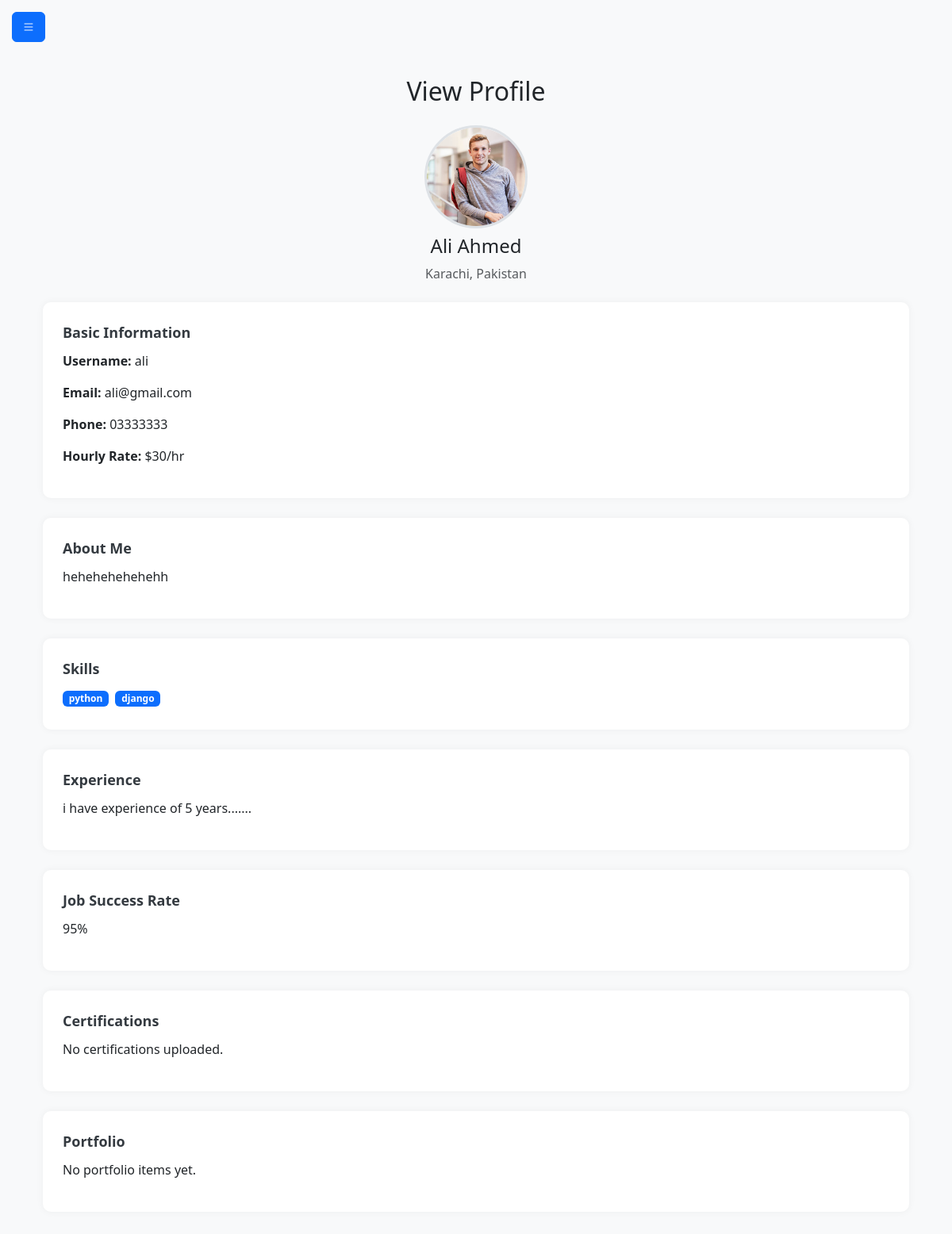
Screenshot of /freelancer_profile_view (signed in) with the database file from the repository.
### freelanceApp/models.py (models this page shows)
class Profile(models.Model):
    user = models.OneToOneField(User, on_delete=models.CASCADE, related_name='profile')
    role = models.CharField(max_length=20, choices=(('freelancer', 'Freelancer'), ('client', 'Client')))
    pfp = models.ImageField(upload_to='pfp/', blank=True, null=True)
    bio = models.TextField(blank=True)
    location = models.CharField(max_length=100, blank=True)
    phone = models.CharField(max_length=15, blank=True)
    is_verified = models.BooleanField(default=False)

class FreelancerProfile(models.Model):
    freelancer_id = models.OneToOneField(User, on_delete=models.CASCADE)
    hourly_rate = models.DecimalField(max_digits=10, decimal_places=2)
    skills = models.CharField(max_length=500)
    portfolio = models.TextField(blank=True)
    Experience = models.TextField(blank=True)
    certifications = models.FileField(upload_to='certificates', max_length=100)
    total_earnings = models.DecimalField(max_digits=12, decimal_places=2, default=0)
    job_success_score = models.DecimalField(max_digits=5, decimal_places=2, default=0)

### freelanceApp/views.py (the view)
# urls.py: path('freelancer_profile_view', views.freelancer_profile_view , name='freelancer_profile_view'),
def freelancer_profile_view(request):
    user = request.user
    profile = user.profile
    freelancer_profile = FreelancerProfile.objects.get(freelancer_id=user)
    skills = []
    if freelancer_profile.skills:
        skills = [skill.strip() for skill in freelancer_profile.skills.split(',')]
    context = {
        'user' : user,
        'profile' : profile,
        'freelancer_profile' : freelancer_profile,
        'skills' : skills,
    }
    return render(request, 'freelancer_profile_view.html', context)

### templates/freelancer_profile_view.html (shortened to what this page needs)
{% extends "freelancer_slider.html" %}
{% block main %}
<link rel="stylesheet" href="/static/css/freelancer_profile_view.css">
<div class="container py-5">
    <h2 class="mb-4 text-center">View Profile</h2>
    <div class="text-center mb-4">
      <img src="/media/{{profile.pfp}}" alt="Profile" class="profile-picture mb-2" />
      <h4>{{ user.first_name}} {{ user.last_name }}</h4>
      <p class="text-muted">{{profile.location}}</p>
    </div>
    <div class="info-box">
      <div class="section-title">Basic Information</div>
      <p><strong>Username:</strong> {{user.username}}</p>
      <p><strong>Email:</strong> {{user.email}}</p>
      <p><strong>Phone:</strong> {{profile.phone}}</p>
      <p><strong>Hourly Rate:</strong> $30/hr</p>
    </div>
    <div class="info-box">
      <div class="section-title">About Me</div>
      <p>{{profile.bio}}</p>
    </div>
<div class="info-box">
  <div class="section-title">Skills</div>
  {% if skills %}
    {% for skill in skills %}
      <span class="badge bg-primary me-1 mb-1">{{ skill }}</span>
    {% endfor %}
  {% else %}
    <p class="text-muted">No skills added.</p>
  {% endif %}
</div>
    <div class="info-box">
      <div class="section-title">Experience</div>
      <p>{{freelancer_profile.Experience}}</p>
    </div>
    <div class="info-box">
      <div class="section-title">Job Success Rate</div>
      <p>95%</p>
    </div>
<div class="info-box">
  <div class="section-title">Certifications</div>
  <div class="file-preview d-flex flex-wrap">
    {% for cert in certifications %}
      <img src="{{ cert.file.url }}" alt="Certificate {{ forloop.counter }}" width="100" height="130" class="me-2 mb-2" />
    {% empty %}
      <p>No certifications uploaded.</p>
    {% endfor %}
  </div>
</div>
<div class="info-box">
  <div class="section-title">Portfolio</div>
  <div class="file-preview d-flex flex-wrap">
    {% for item in portfolio_items %}
      <img src="{{ item.image.url }}" alt="Project {{ forloop.counter }}" width="100" height="100" class="me-2 mb-2" />
    {% empty %}
      <p>No portfolio items yet.</p>
    {% endfor %}
  </div>
</div>
{% endblock main %}

### static/css/freelancer_slider.css (style rules this page uses)
body { margin: 0; font-family: 'Segoe UI', sans-serif; }

### static/css/freelancer_profile_view.css (style rules this page uses)
body { background-color: #f8f9fa; font-family: 'Segoe UI', sans-serif; }
.profile-picture { width: 130px; height: 130px; object-fit: cover; border-radius: 50%; border: 3px solid #dee2e6; }
.section-title { font-size: 18px; font-weight: 600; margin-bottom: 10px; color: #343a40; }
.info-box { background: #fff; padding: 25px; border-radius: 10px; box-shadow: 0 0 10px rgba(0,0,0,0.05); margin-bottom: 25px; }

### rows the page displays
Profile: pfp (picture), location "Karachi, Pakistan", phone "03333333", bio "hehehehehehehh"
FreelancerProfile: Experience "i have experience of 5 years......."

### other values shown
{{ user.first_name }} "Ali"
{{ user.last_name }} "Ahmed"
{{ user.username }} "ali"
{{ user.email }} "ali@gmail.com"
{{ skill }} "python" "django"
